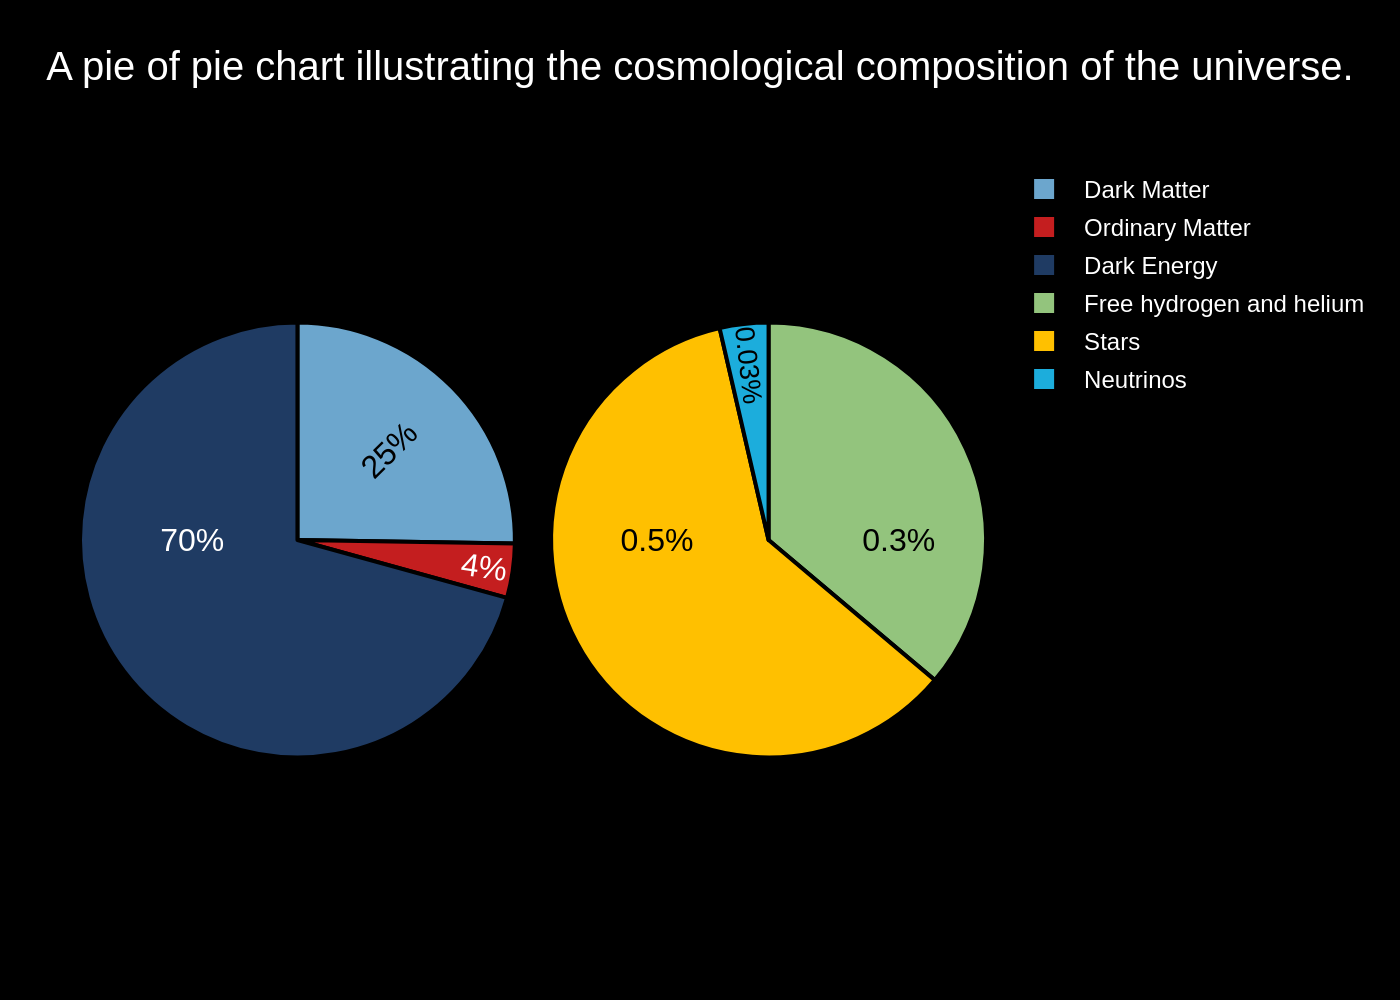

The script that drew this image:
import sys
import json
import pathlib
import plotly.graph_objects as go

# Check if the JSON file path is provided as a command-line argument
if len(sys.argv) != 2:
    print("Usage: python generate_chart.py <path_to_json_file>")
    sys.exit(1)

# Get the JSON file path from the command-line arguments
json_file_path = pathlib.Path(sys.argv[1])

# Check if the JSON file exists
if not json_file_path.is_file():
    print(f"Error: JSON file not found at '{json_file_path}'")
    sys.exit(1)

# Read the JSON data from the file
with open(json_file_path, 'r', encoding='utf-8') as f:
    chart_data = json.load(f)

# Extract data for plotting
data = chart_data['chart_data']
texts = chart_data['texts']
colors = chart_data['colors']

# Create the figure object
fig = go.Figure()

# Add the first pie chart trace
fig.add_trace(go.Pie(
    labels=data['pie1']['labels'],
    values=data['pie1']['values'],
    domain={'x': [0, 0.48], 'y': [0.1, 0.9]},
    marker={
        'colors': colors['pie1_slices'],
        'line': {'color': '#000000', 'width': 2}
    },
    texttemplate='%{value}%',
    textposition='inside',
    insidetextorientation='radial',
    insidetextfont={
        'family': 'Arial',
        'size': 16,
        'color': 'white'
    },
    sort=False,
    direction='clockwise'
))

# Update text color for the first pie chart based on JSON data
fig.data[0].insidetextfont.color = colors['pie1_text']

# Add the second pie chart trace
fig.add_trace(go.Pie(
    labels=data['pie2']['labels'],
    values=data['pie2']['values'],
    domain={'x': [0.52, 1], 'y': [0.1, 0.9]},
    marker={
        'colors': colors['pie2_slices'],
        'line': {'color': '#000000', 'width': 2}
    },
    texttemplate='%{value}%',
    textposition='inside',
    insidetextorientation='radial',
    insidetextfont={
        'family': 'Arial',
        'size': 16,
        'color': 'black'
    },
    sort=False,
    direction='clockwise'
))

# Update text color for the second pie chart based on JSON data
fig.data[1].insidetextfont.color = colors['pie2_text']


# Update layout for a clean and accurate representation
fig.update_layout(
    title_text=texts['title'],
    title_x=0.5,
    title_font={'size': 20},
    showlegend=True,
    legend={
        'traceorder': 'normal',
        'font': {'family': 'Arial', 'size': 12, 'color': 'white'},
        'bgcolor': 'rgba(0,0,0,0)',
        'bordercolor': 'rgba(0,0,0,0)'
    },
    plot_bgcolor='black',
    paper_bgcolor='black',
    font={'family': 'Arial', 'color': 'white'},
    margin={'t': 80, 'b': 40, 'l': 40, 'r': 40}
)

# Define the output image path from the input JSON filename
output_path = json_file_path.with_suffix('.png')

# Save the figure as a PNG image
fig.write_image(output_path, scale=2)

print(f"Chart saved to '{output_path}'")
